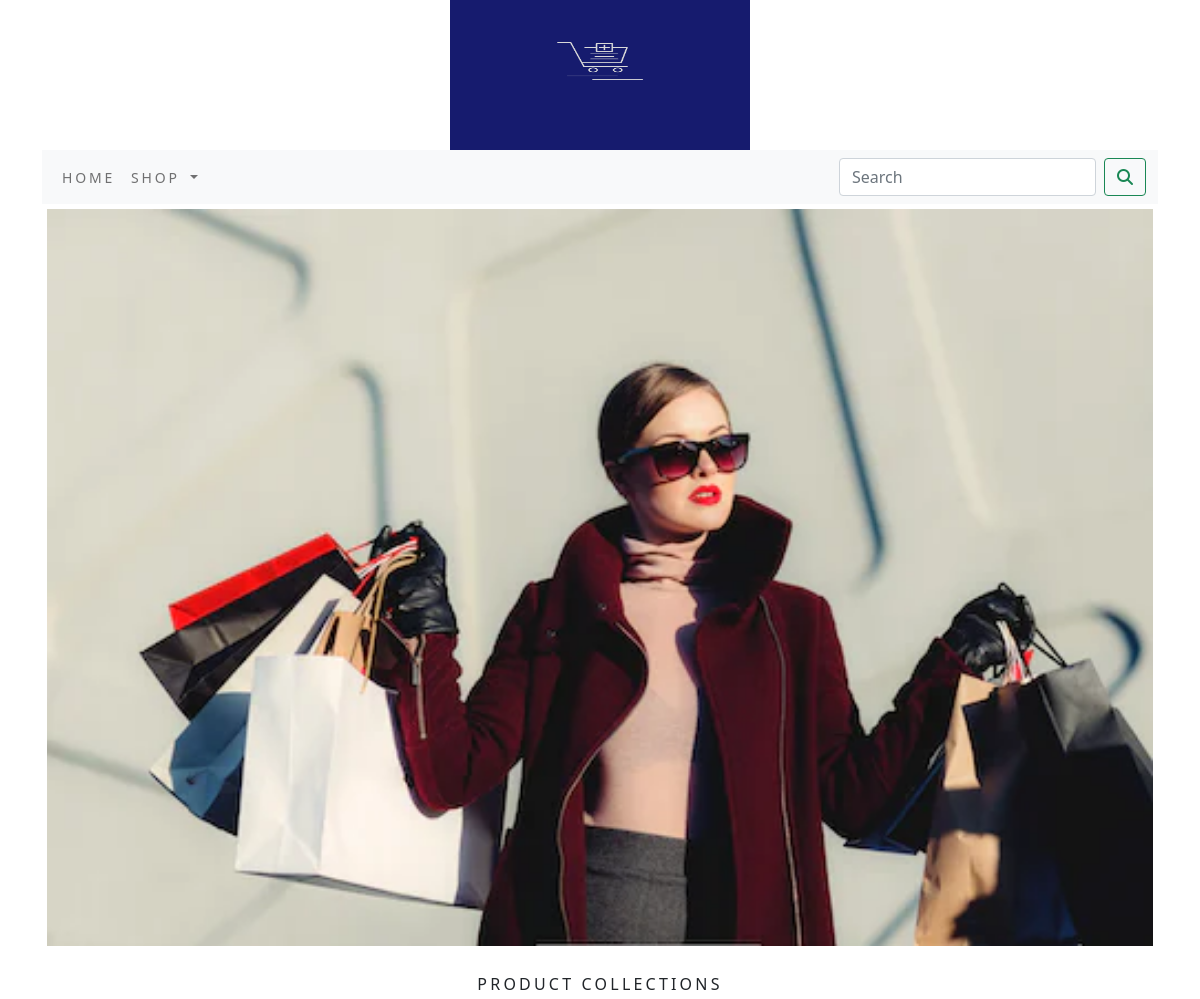
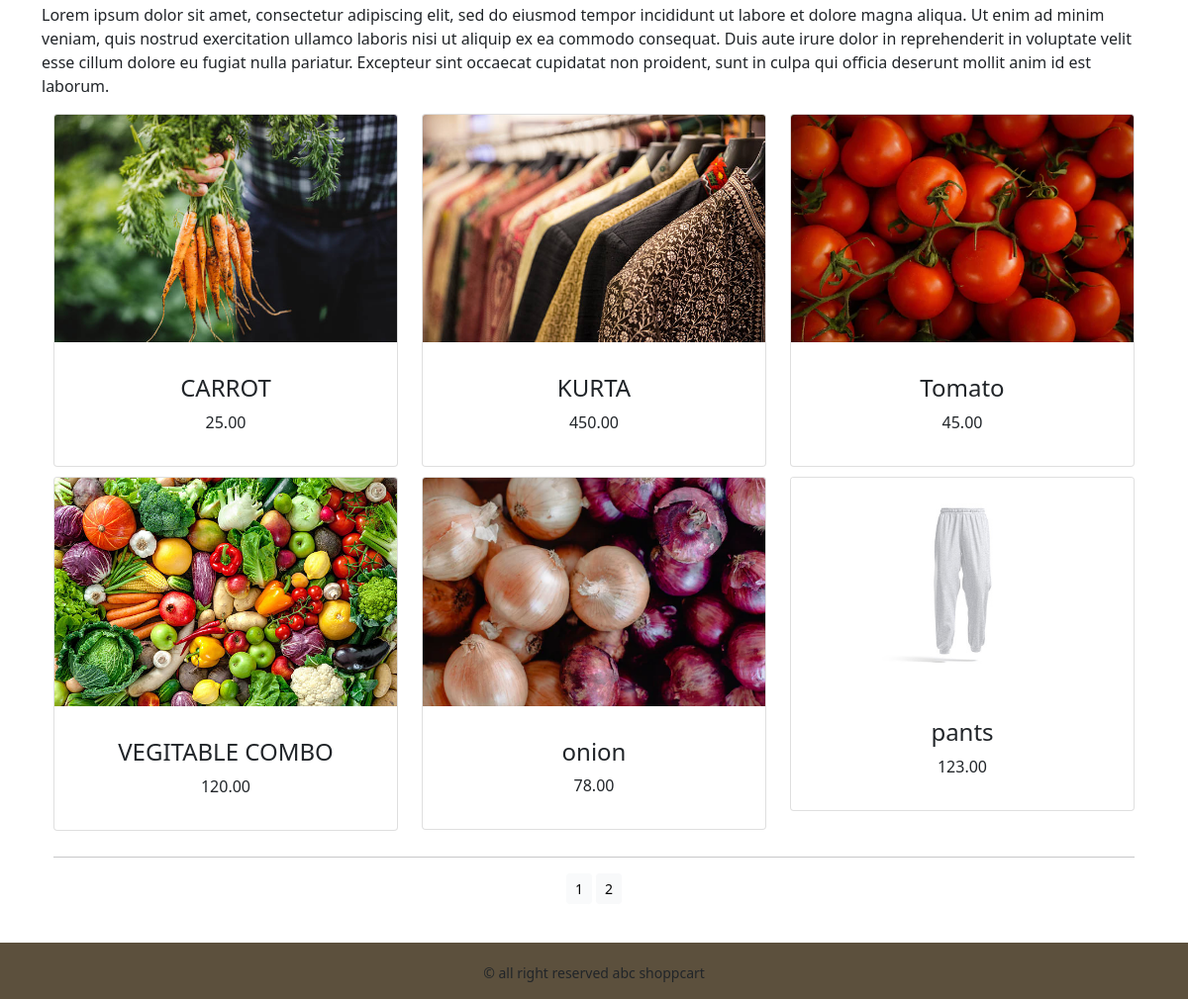
The app's page /shop/ with its own data (2 pictures, top to bottom).
### shop/models.py (models this page shows, shortened)
class Product(models.Model):
    name=models.CharField(max_length=250,unique=True)
    slug=models.SlugField(max_length=250,unique=True)
    description=models.TextField(blank=True)
    price=models.DecimalField(max_digits=10,decimal_places=2)
    category=models.ForeignKey(Category,on_delete=models.CASCADE)
    image=models.ImageField(upload_to='product',blank=True)
    stock=models.IntegerField()
    available=models.BooleanField(default=True)
    created=models.DateTimeField(auto_now_add=True)
    updated=models.DateTimeField(auto_now=True)
    def get_url(self):
        return reverse('shop:prodcatdetail',args=[self.category.slug,self.slug])
    class Meta:
        ordering=('name',)
        verbose_name='product'
        verbose_name_plural='products'

### shop/views.py (the view)
# urls.py: path('',views.allprodcat,name='allprodcat'),
def allprodcat(request,c_slug=None):
    c_page=None
    products_list=None
    if c_page!=None:
        c_page=get_object_or_404(Category,slug=c_slug)
        products_list=Product.objects.all().filter(category=c_page,available=True)
    else:
        products_list=Product.objects.all().filter(available=True)
    paginator=Paginator(products_list,6)
    try:
        page=int(request.GET.get('page','1'))
    except:
        page=1
    try:
        products=paginator.page(page)
    except (EmptyPage,InvalidPage):
         products=paginator.page(paginator.num_pages)
    return render(request,'category.html',{'category':c_page,'products':products})

### cart/context_processors.py (called while the page is built)
def counter(request):
    item_count=0
    if 'admin' in request.path:
        return {}
    else:
        try:
            cart=Cart.objects.filter(cart_id=_cart_id(request))
            car_items=CartItem.objects.all().filter(cart=cart[:1])
            for cart_item in car_items:
                item_count +=cart_item.quantity
        except Cart.DoesNotExist:
            item_count=0
    return dict(item_count=item_count)

### cart/views.py (called while the page is built)
def _cart_id(request):
    cart=request.session.session_key
    if not cart:
        cart=request.session.create()
    return cart

### shop/context_processors.py (called while the page is built)
def menu_links(request):
    link=Category.objects.all()
    return dict(links=link)

### shop/models.py (called while the page is built)
    def get_url(self):
        return reverse('shop:products_by_category',args=[self.slug])

### templates/category.html (shortened to what this page needs)
{% extends 'base.html' %}
{% load static %}
{% block content %}
    {% if category %}
        <div>
            <img class="my_image" src="{{category.image.url}}" alt="{{category.name}}">
        </div>
        <br>
    <div>
        <h1 class="text-center my_title">{{category.name}}</h1>
        <p class="text-justify">{{category.description}}</p>
    </div>
    {% else %}
    <div>
        <img class="my_image my_image_padding" src="{% static 'img/banner.webp' %}" alt="image not available" width="100%" height="250px">
    </div>
    <br>
<div>
    <h1 class="text-center my_title">product collections</h1>
    <p class="text-justify">Lorem ipsum dolor sit amet, consectetur adipiscing elit, sed do eiusmod
        tempor incididunt ut labore et dolore magna aliqua. Ut enim ad minim
        veniam, quis nostrud exercitation ullamco laboris nisi ut aliquip ex ea
        commodo consequat. Duis aute irure dolor in reprehenderit in voluptate
        velit esse cillum dolore eu fugiat nulla pariatur. Excepteur sint
        occaecat cupidatat non proident, sunt in culpa qui officia deserunt
        mollit anim id est laborum.</p>
</div>
{% endif %}
<div class="container">
    <div class="row mx_auto">
        {% for product in products.object_list %}
        <div class="my_bottom_margin col-9 col-sm-12 col-md-4 xol-lg-4" >
            <div class="card text-center" style="min-width:18rem;">
        <p><a href="{{product.get_url}}"><img class="card-img-top my_image"src="{{product.image.url}}" width="250px" alt="product image"></a></p>
        <div class="card-body">
            <h4>{{product.name}}</h4>
            <p>{{product.price}}</p>
    </div>
</div>
</div>
{% endfor %}
</div>
<div class="mx_auto">
    {% if products.paginator.num_pages > 1 %}
    <hr>
    <div class="text-center">
        {% for pg in products.paginator.page_range %}
        <a href="?page={{pg}}" class="btn btn-light btn-sm {% if products.number == pg %} active {% endif %}">{{pg}}</a>
        {% endfor %}
    </div>
    {% endif %}
</div>
<br>
<br>
<br>
<br>
</div>
{% endblock %}

### templates/base.html (shortened to what this page needs)
{% load static %}
<!DOCTYPE html>
<html lang="en">
<head>
    <link href="{% static 'css/bootstrap.min.css' %}" rel="stylesheet" >
    <link href="{% static 'css/custom.css' %}" rel="stylesheet" >
</head>
<body>
    <div class="container">
        {% include 'header.html' %}
        {% include 'nav.html' %}
        {% block content %}
        {% endblock %}
    </div>
    {% include 'footer.html' %}
</body>
</html>

### templates/header.html
{% load static %}
<header>
    <center>
        <a href="{% url 'shop:allprodcat' %}"> <img src="{% static 'img/logo.png' %}" alt="image not available" width="300px" height="150px">
    </center>
</header>

### templates/nav.html (shortened to what this page needs)
<nav class="navbar navbar-expand-lg navbar-light bg-light">
    <div class="container-fluid">
      <div class="collapse navbar-collapse" id="navbarSupportedContent">
        <ul class="navbar-nav me-auto mb-2 mb-lg-0">
          <li class="nav-item">
            <a class="nav-link" href="#">Home</a>
          </li>
          <li class="nav-item dropdown" {% if 'shop' in request.path %} active {% endif %}>
            <a class="nav-link dropdown-toggle" href="#" id="navbarDropdown" role="button" data-bs-toggle="dropdown" aria-expanded="false">
              Shop
            </a>
          </li>
        </ul>
        <form class="d-flex" action="{% url 'search_app:searchresult' %}" method="get">
          <input class="form-control me-2" type="search" placeholder="Search" name="q" aria-label="Search">
          <button class="btn btn-outline-success" type="submit"><i class="fa fa-search"></i></button>
        </form>
      </div>
    </div>
  </nav>

### templates/footer.html
<div class="fixed-bottom my_footer">
    <p class="text-center">&copy all right reserved abc shoppcart</p>
</div>

### static/css/custom.css (style rules this page uses)
.nav-item { letter-spacing: .2em; font-size: 14px; text-transform: uppercase; }
.my_footer { background-color: rgb(92, 80, 61); }
.my_footer p { padding-top: 20px; font-size: 14px; }
.my_image { width: 100%; height: auto; }
.my_title { font-size: 16px; text-transform: uppercase; letter-spacing: .2em; }
.my_image_padding { padding: 5px; }
.my_bottom_margin { margin-bottom: 10px; }

### records on screen
Product: image (picture), name "CARROT", price "25.00"
Product: image (picture), name "KURTA", price "450.00"
Product: image (picture), name "Tomato", price "45.00"
Product: image (picture), name "VEGITABLE COMBO", price "120.00"
Product: image (picture), name "onion", price "78.00"
Product: image (picture), name "pants", price "123.00"

### other values on screen
{{ pg }} "1" "2"
